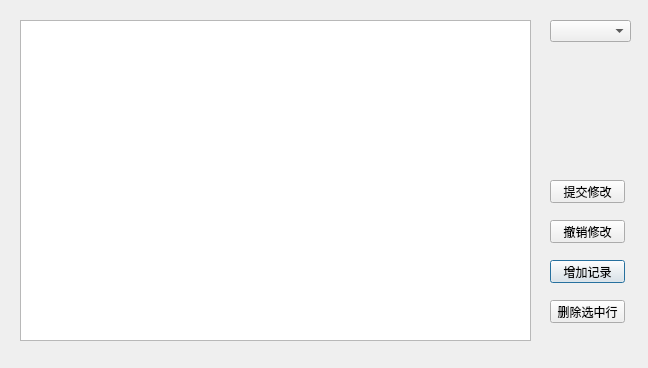
<?xml version="1.0" encoding="UTF-8"?>
<ui version="4.0">
 <class>Dialog</class>
 <widget class="QDialog" name="Dialog">
  <property name="geometry">
   <rect>
    <x>0</x>
    <y>0</y>
    <width>648</width>
    <height>368</height>
   </rect>
  </property>
  <property name="windowTitle">
   <string>编辑地点</string>
  </property>
  <widget class="QTableView" name="tableView">
   <property name="geometry">
    <rect>
     <x>20</x>
     <y>20</y>
     <width>511</width>
     <height>321</height>
    </rect>
   </property>
  </widget>
  <widget class="QPushButton" name="pushButton_5">
   <property name="geometry">
    <rect>
     <x>550</x>
     <y>260</y>
     <width>75</width>
     <height>23</height>
    </rect>
   </property>
   <property name="text">
    <string>增加记录</string>
   </property>
  </widget>
  <widget class="QPushButton" name="pushButton_6">
   <property name="geometry">
    <rect>
     <x>550</x>
     <y>300</y>
     <width>75</width>
     <height>23</height>
    </rect>
   </property>
   <property name="text">
    <string>删除选中行</string>
   </property>
  </widget>
  <widget class="QPushButton" name="pushButton_7">
   <property name="geometry">
    <rect>
     <x>550</x>
     <y>220</y>
     <width>75</width>
     <height>23</height>
    </rect>
   </property>
   <property name="text">
    <string>撤销修改</string>
   </property>
  </widget>
  <widget class="QPushButton" name="pushButton_8">
   <property name="geometry">
    <rect>
     <x>550</x>
     <y>180</y>
     <width>75</width>
     <height>23</height>
    </rect>
   </property>
   <property name="text">
    <string>提交修改</string>
   </property>
  </widget>
  <widget class="QComboBox" name="comboBox">
   <property name="geometry">
    <rect>
     <x>550</x>
     <y>20</y>
     <width>81</width>
     <height>22</height>
    </rect>
   </property>
  </widget>
 </widget>
 <tabstops>
  <tabstop>tableView</tabstop>
  <tabstop>comboBox</tabstop>
  <tabstop>pushButton_8</tabstop>
  <tabstop>pushButton_7</tabstop>
  <tabstop>pushButton_5</tabstop>
  <tabstop>pushButton_6</tabstop>
 </tabstops>
 <resources/>
 <connections/>
</ui>
